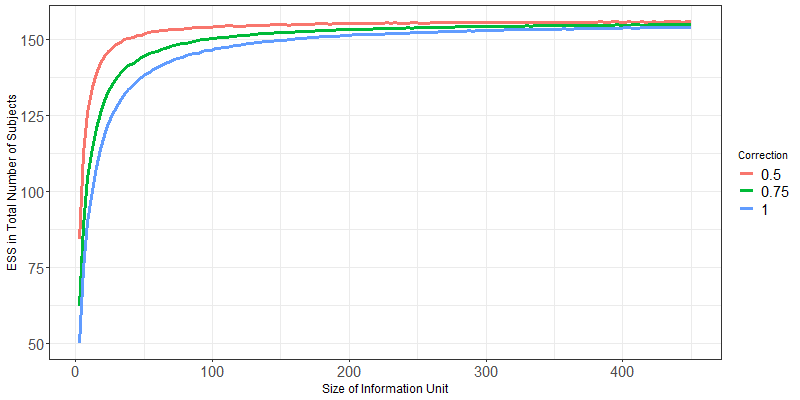

This chart was generated by the following R code:
set.seed(712)
library(RBesT)
library(ggplot2)
library(tidyverse)

ess_lOR2 <- function(prior, p1, p0, n0, rr, correction){
  IU <- c(rr*n0, n0)
  n11 <- rbinom(100000, n0*rr, p1)
  n10 <- n0*rr - n11
  n01 <- rbinom(100000, n0, p0)
  n00 <- n0 - n01

  iF <- mean(1/(1/(n11+correction) + 1/(n01+correction) + 1/(n10+correction) + 1/(n00+correction)))
  ref_scale <- sqrt(1/iF)
  sigma(prior) <- ref_scale
  tt <- ess(prior, method = "elir")
  
  c(correction, n0*(1+rr), tt, tt*sum(IU))
  
}

p1 <- 0.4
p0 <- 0.2
n0vec <- 1:150

normal_prior <- mixnorm(c(1, 0, 0.4), param="ms")

for(s in n0vec){
  tt1 <- ess_lOR2(prior = normal_prior, p1, p0, n0=n0vec[s], rr=2, correction = 0.5)
  tt2 <- ess_lOR2(prior = normal_prior, p1, p0, n0=n0vec[s], rr=2, correction = 0.75)
  tt3 <- ess_lOR2(prior = normal_prior, p1, p0, n0=n0vec[s], rr=2, correction = 1)
  ttt <- rbind(tt1, tt2, tt3)
  if(s==1) {out2=ttt}
  else {out2=rbind(out2,ttt)}
}
out2 <- data.frame(out2)
colnames(out2) <- c("Correction", "sizeIU", "nIU2", "nSubj2")
out2 <- out2 %>% mutate(Correction = as.factor(Correction))

# png("logOR2.png", width = 800, height = 400)

ggplot(out2, aes(x=sizeIU, y=nSubj2, group=Correction, color=Correction)) + geom_line(size = 1.2) + 
  xlab("Size of Information Unit") + ylab("ESS in Total Number of Subjects") + theme_bw() +
  theme(axis.text = element_text(size = 15),
        axis.title = element_text(size = 12),
        plot.title = element_text(hjust = 0.5, vjust = -8, size = 15),
        legend.text = element_text(size = 15)
  )

# dev.off()
